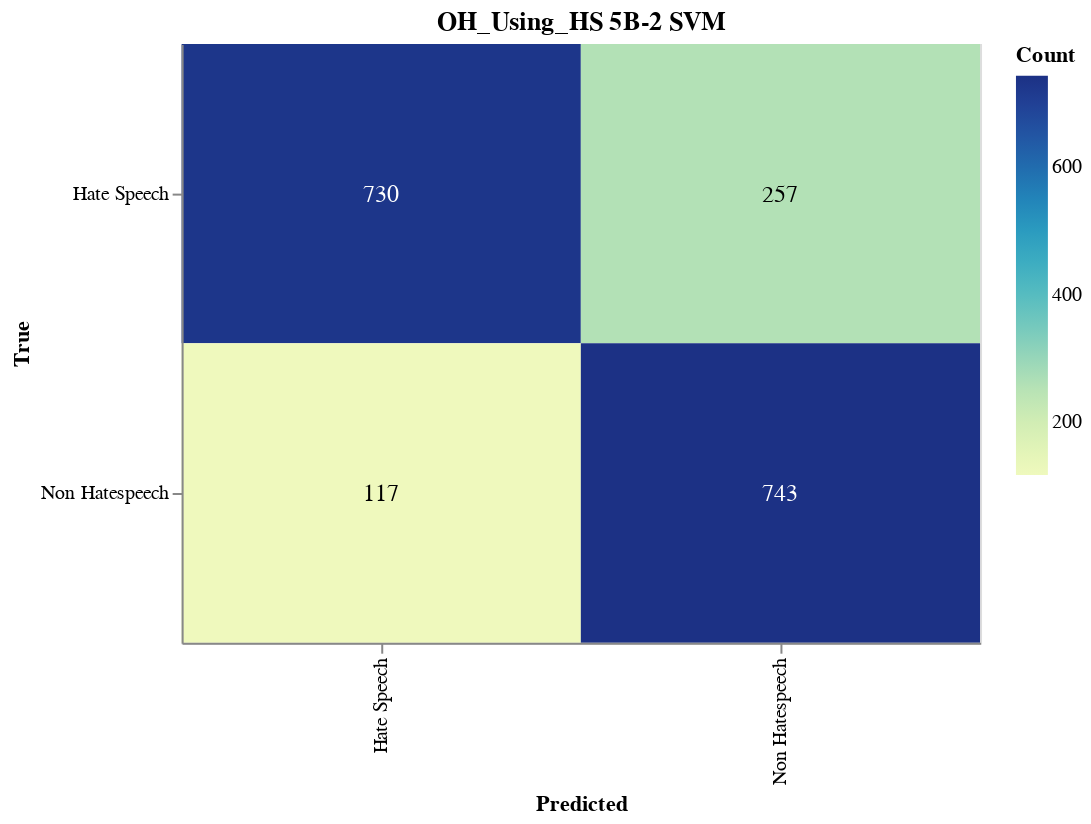

Write notebook code for a chart like this one.
### Markdown cell above
#### Save Confusion Matrix

### Code cell
import altair as alt
import pandas as pd
from sklearn.metrics import confusion_matrix

# Calculate the confusion matrix
cm = confusion_matrix(true_labels, adjusted_predictions)

# Define class names
class_names = ['Hate Speech', 'Non Hatespeech']

# Convert confusion matrix to DataFrame
cm_df = pd.DataFrame(cm, index=class_names, columns=class_names).reset_index().melt(id_vars='index')
cm_df.columns = ['True', 'Predicted', 'Count']

# Ensure the order of categories
cm_df['True'] = pd.Categorical(cm_df['True'], categories=class_names, ordered=True)
cm_df['Predicted'] = pd.Categorical(cm_df['Predicted'], categories=class_names, ordered=True)

# Create the Altair plot
heatmap = alt.Chart(cm_df).mark_rect().encode(
    x=alt.X('Predicted:O', sort=class_names),
    y=alt.Y('True:O', sort=class_names),
    color='Count:Q',
    tooltip=['True', 'Predicted', 'Count']
).properties(
    width=400,
    height=300,
    title='OH_Using_HS 5B-2 SVM'
)

# Add text labels
text = heatmap.mark_text(
    align='center',
    baseline='middle',
    fontSize=12
).encode(
    text='Count:Q',
    color=alt.condition(
        alt.datum.Count > cm.max() / 2,
        alt.value('white'),
        alt.value('black')
    )
)

# Combine heatmap and text
final_chart = heatmap + text

# Display the plot
final_chart.show()

### Figure 1 — Vega-Lite specification as saved in the notebook (floating-point values rounded to 4 significant figures)
{"config": {"view": {"continuousWidth": 300, "continuousHeight": 300}}, "layer": [{"mark": {"type": "rect"}, "encoding": {"color": {"field": "Count", "type": "quantitative"}, "tooltip": [{"field": "True", "type": "ordinal"}, {"field": "Predicted", "type": "ordinal"}, {"field": "Count", "type": "quantitative"}], "x": {"field": "Predicted", "sort": ["Hate Speech", "Non Hatespeech"], "type": "ordinal"}, "y": {"field": "True", "sort": ["Hate Speech", "Non Hatespeech"], "type": "ordinal"}}, "title": "OH_Using_HS 5B-2 SVM"}, {"mark": {"type": "text", "align": "center", "baseline": "middle", "fontSize": 12}, "encoding": {"color": {"condition": {"test": "(datum.Count > 371.5)", "value": "white"}, "value": "black"}, "text": {"field": "Count", "type": "quantitative"}, "tooltip": [{"field": "True", "type": "ordinal"}, {"field": "Predicted", "type": "ordinal"}, {"field": "Count", "type": "quantitative"}], "x": {"field": "Predicted", "sort": ["Hate Speech", "Non Hatespeech"], "type": "ordinal"}, "y": {"field": "True", "sort": ["Hate Speech", "Non Hatespeech"], "type": "ordinal"}}, "title": "OH_Using_HS 5B-2 SVM"}], "data": {"name": "data-fc1ba202d8a76db160f514ab62e394d9"}, "height": 300, "width": 400, "$schema": "https://vega.github.io/schema/vega-lite/v5.17.0.json", "datasets": {"data-fc1ba202d8a76db160f514ab62e394d9": [{"True": "Hate Speech", "Predicted": "Hate Speech", "Count": 730}, {"True": "Non Hatespeech", "Predicted": "Hate Speech", "Count": 117}, {"True": "Hate Speech", "Predicted": "Non Hatespeech", "Count": 257}, {"True": "Non Hatespeech", "Predicted": "Non Hatespeech", "Count": 743}]}}
